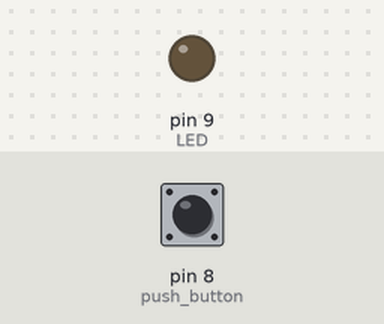
Bench run of a sketch on a simulated Arduino Uno, built with avr-gcc and run on an emulated ATmega328P. On the bench: output pins drawn as LEDs (lit = HIGH). The inputs (shaded band) are chosen by the test bench; at power-on: pin 8 (push_button) HIGH.

Above: at 1.2 s.
1.3 s: pin 8 (push_button) pulled LOW for 0.15 s
At 1.37 s:
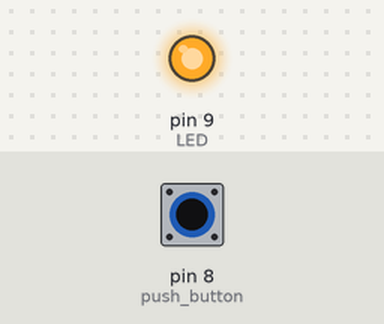
2.9 s: pin 8 (push_button) pulled LOW for 3.2 s
At 6.9 s:
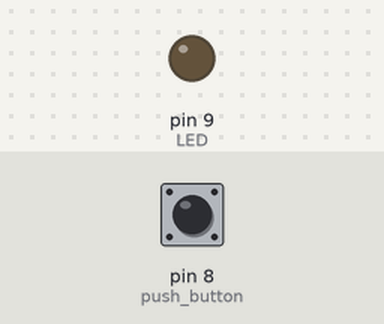
Timing chart, 0 to 8.4 s (numbered marks = the images above; inputs shaded):
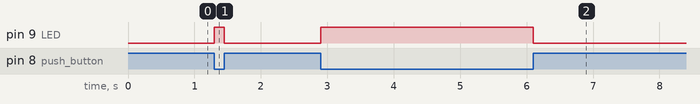

Measured:
- after the input at 1.3 s, pin 9 (LED): LOW → HIGH at once, → LOW 0.15 s later
- after the input at 2.9 s, pin 9 (LED): LOW → HIGH at once, → LOW 3.2 s later

The sketch:

1A.ino
```cpp
//1A.

// C++ code
//
const byte push_button = 8;
const byte LED = 9;
void setup()
{
  pinMode(push_button, INPUT_PULLUP);//setup P8 as input pin
  pinMode(LED,OUTPUT);
  Serial.begin(9600);
}

void loop()
{
  int reading = digitalRead(push_button);
  if(reading) digitalWrite(LED,LOW);
  else digitalWrite(LED,HIGH);
}
```
